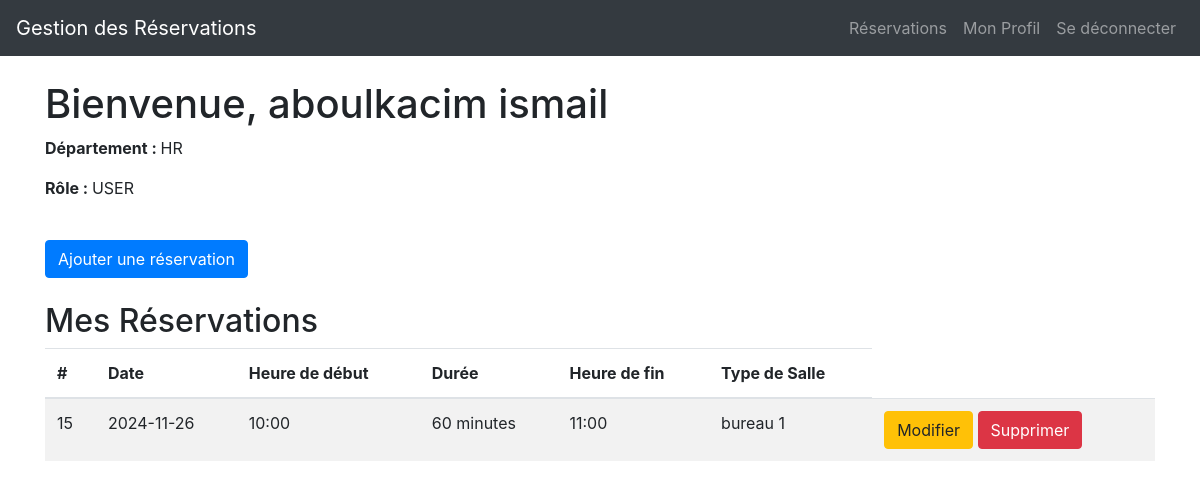
Page /app/dashboard.php (signed in) on the committed database.
### tables this page shows
CREATE TABLE `reservation` (
  `date_reservation` date DEFAULT NULL,
  `duree` int(11) NOT NULL,
  `heure_fin` time DEFAULT NULL,
  `heure_debut` time(6) DEFAULT NULL,
  `num_employe` bigint(20) DEFAULT NULL,
  `num_reservation` bigint(20) NOT NULL,
  `num_salle` bigint(20) DEFAULT NULL
);

CREATE TABLE `salle` (
  `capacite` int(11) NOT NULL,
  `num_salle` bigint(20) NOT NULL,
  `type_salle` varchar(255) DEFAULT NULL
);

### app/dashboard.php (the view, shortened to what this page needs)
<?php
include 'connexion.php';
$nom = isset($_SESSION['nom']) ? $_SESSION['nom'] : '';
$prenom = isset($_SESSION['prenom']) ? $_SESSION['prenom'] : '';
$departement = isset($_SESSION['departement']) ? $_SESSION['departement'] : '';
$role = isset($_SESSION['role']) ? $_SESSION['role'] : '';
$employe_id = $_SESSION['employe_id'];
$conn = new mysqli($host, $username, $password, $dbname);
$sql = "SELECT r.num_reservation, r.date_reservation, r.heure_debut, r.duree, r.heure_fin, s.type_salle
        FROM reservation r
        JOIN salle s ON r.num_salle = s.num_salle
        WHERE r.num_employe = ?";
$stmt = $conn->prepare($sql);
$stmt->bind_param("i", $employe_id);
$stmt->execute();
$result = $stmt->get_result();
$reservations = [];
while ($row = $result->fetch_assoc()) {
    $reservations[] = $row;
}
?>
<!DOCTYPE html>
<html lang="fr">
<head>
    <link href="https://stackpath.bootstrapcdn.com/bootstrap/4.5.2/css/bootstrap.min.css" rel="stylesheet">
</head>
<body>
<nav class="navbar navbar-expand-lg navbar-dark bg-dark">
    <a class="navbar-brand" href="index.php">Gestion des Réservations</a>
    <div class="collapse navbar-collapse" id="navbarNav">
        <ul class="navbar-nav ml-auto">
            <li class="nav-item"><a class="nav-link" href="reservations.php">Réservations</a></li>
            <li class="nav-item"><a class="nav-link" href="profile.php">Mon Profil</a></li>
            <li class="nav-item"><a class="nav-link" href="logout.php">Se déconnecter</a></li>
        </ul>
    </div>
</nav>
    <div class="container mt-4">
        <h1>Bienvenue, <?php echo htmlspecialchars($prenom . ' ' . $nom); ?></h1>
        <p><strong>Département : </strong><?php echo htmlspecialchars($departement); ?></p>
        <p><strong>Rôle : </strong><?php echo htmlspecialchars($role); ?></p>
        <br>
        <button class="btn btn-primary" data-toggle="modal" data-target="#reservationModal">Ajouter une réservation</button>
        <br>
        <br>
        <h2>Mes Réservations</h2>
        <?php if (count($reservations) > 0): ?>
            <table class="table table-striped">
                <thead>
                    <tr>
                        <th>#</th>
                        <th>Date</th>
                        <th>Heure de début</th>
                        <th>Durée</th>
                        <th>Heure de fin</th>
                        <th>Type de Salle</th>
                    </tr>
                </thead>
                <tbody>
    <?php foreach ($reservations as $reservation): ?>
        <tr>
            <td><?php echo htmlspecialchars($reservation['num_reservation']); ?></td>
            <td><?php echo htmlspecialchars($reservation['date_reservation']); ?></td>
            <td><?php echo date('H:i', strtotime($reservation['heure_debut'])); ?></td>
            <td><?php echo htmlspecialchars($reservation['duree']); ?> minutes</td>
            <td><?php echo date('H:i', strtotime($reservation['heure_fin'])); ?></td>
            <td><?php echo htmlspecialchars($reservation['type_salle']); ?></td>
            <td>
                <a href="edit_reservation.php?id=<?php echo htmlspecialchars($reservation['num_reservation']); ?>" class="btn btn-warning">Modifier</a>
                <a href="delete_reservation.php?id=<?php echo htmlspecialchars($reservation['num_reservation']); ?>" class="btn btn-danger" onclick="return confirm('Êtes-vous sûr de vouloir supprimer cette réservation ?');">Supprimer</a>
            </td>
        </tr>
    <?php endforeach; ?>
</tbody>
            </table>
        <?php else: ?>
            <p>Aucune réservation trouvée.</p>
        <?php endif; ?>
    </div>
</body>
</html>

### rows in the picture
reservation: num_reservation "15", date_reservation "2024-11-26", heure_debut "10:00", duree "60", heure_fin "11:00", num_salle.type_salle "bureau 1"

### other values in the picture
$prenom . ' ' . $nom "aboulkacim ismail"
$departement "HR"
$role "USER"
